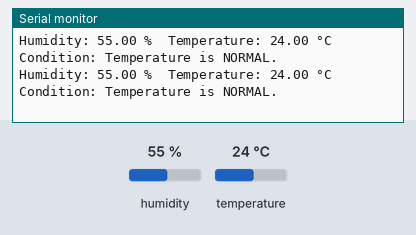
A sketch run on a simulated Arduino Uno, built with avr-gcc and run on an emulated ATmega328P. Shown: the last lines printed to the serial monitor. Inputs (shaded band) come from the test bench; at power-on: temperature 24 °C, humidity 55 %.

Above: at 2.8 s.
2.9 s: temperature set to 29 °C
At 5.3 s:
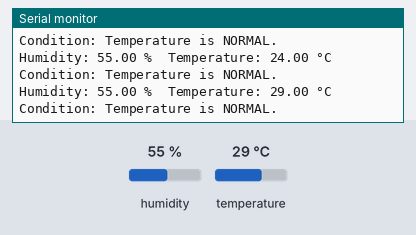
5.6 s: temperature set to 32 °C
At 7.2 s:
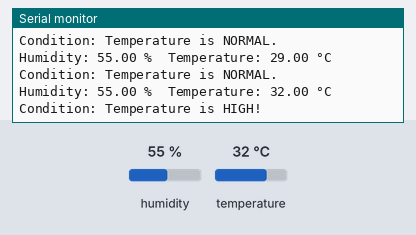
Timing chart, 0 to 8.7 s (numbered marks = the images above; inputs shaded):
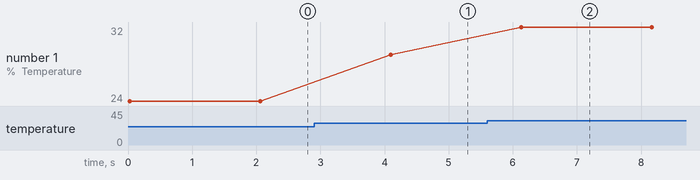

The sketch:

DHT-11.ino
```cpp
#include "DHT.h"

#define DHTPIN 2        // Pin where the DHT11 is connected
#define DHTTYPE DHT11   // Using DHT11 sensor

DHT dht(DHTPIN, DHTTYPE);

void setup() {
  Serial.begin(9600);
  dht.begin();
}

void loop() {
  // Read humidity and temperature
  float h = dht.readHumidity();
  float t = dht.readTemperature();

  // Check if reading failed
  if (isnan(h) || isnan(t)) {
    Serial.println("Failed to read from DHT sensor!");
    return;
  }

  // Print readings
  Serial.print("Humidity: ");
  Serial.print(h);
  Serial.print(" %\t");
  Serial.print("Temperature: ");
  Serial.print(t);
  Serial.println(" °C");

  // Simple condition check
  if (t > 30) {
    Serial.println("Condition: Temperature is HIGH!");
  } else {
    Serial.println("Condition: Temperature is NORMAL.");
  }

  delay(2000); // wait 2 seconds before next reading
}
```

Measured:
- the behaviour switches between 30 and 31 °C on temperature (found by bisection; images 1 and 2)
- after the input at 2.9 s, the serial monitor: prints a new line after 1.2 s (image 1)
- after the input at 5.6 s, the serial monitor: prints a new line after 0.53 s (image 2)
- plotted number 1: 24 → 29 after the input at 2.9 s, 29 → 32 after the input at 5.6 s
